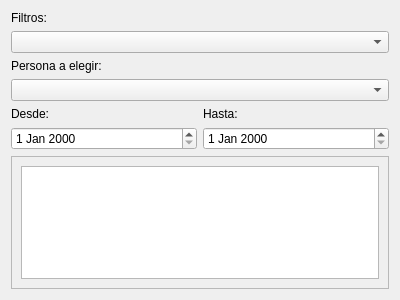
<?xml version="1.0" encoding="UTF-8"?>
<ui version="4.0">
 <class>PantallaPartidas</class>
 <widget class="QWidget" name="PantallaPartidas">
  <property name="geometry">
   <rect>
    <x>0</x>
    <y>0</y>
    <width>400</width>
    <height>300</height>
   </rect>
  </property>
  <property name="windowTitle">
   <string>Form</string>
  </property>
  <layout class="QGridLayout" name="gridLayout_2">
   <item row="0" column="0">
    <layout class="QGridLayout" name="gridLayout">
     <item row="5" column="0">
      <widget class="QLabel" name="label_persona">
       <property name="text">
        <string>Persona a elegir:</string>
       </property>
       <property name="alignment">
        <set>Qt::AlignmentFlag::AlignBottom|Qt::AlignmentFlag::AlignLeading|Qt::AlignmentFlag::AlignLeft</set>
       </property>
      </widget>
     </item>
     <item row="3" column="0">
      <widget class="QLabel" name="label_filtros">
       <property name="text">
        <string>Filtros:</string>
       </property>
       <property name="alignment">
        <set>Qt::AlignmentFlag::AlignBottom|Qt::AlignmentFlag::AlignLeading|Qt::AlignmentFlag::AlignLeft</set>
       </property>
      </widget>
     </item>
     <item row="7" column="1">
      <widget class="QLabel" name="label_4">
       <property name="text">
        <string>Hasta:</string>
       </property>
      </widget>
     </item>
     <item row="7" column="0">
      <widget class="QLabel" name="label_3">
       <property name="text">
        <string>Desde:</string>
       </property>
      </widget>
     </item>
     <item row="6" column="0" colspan="2">
      <widget class="QComboBox" name="comboBox_personas"/>
     </item>
     <item row="8" column="1">
      <widget class="QDateEdit" name="dateEdit_final"/>
     </item>
     <item row="8" column="0">
      <widget class="QDateEdit" name="dateEdit_inicial">
       <property name="sizePolicy">
        <sizepolicy hsizetype="Minimum" vsizetype="Fixed">
         <horstretch>0</horstretch>
         <verstretch>0</verstretch>
        </sizepolicy>
       </property>
       <property name="dateTime">
        <datetime>
         <hour>21</hour>
         <minute>0</minute>
         <second>0</second>
         <year>2000</year>
         <month>1</month>
         <day>1</day>
        </datetime>
       </property>
      </widget>
     </item>
     <item row="4" column="0" colspan="2">
      <widget class="QComboBox" name="comboBox">
       <property name="sizePolicy">
        <sizepolicy hsizetype="Preferred" vsizetype="Maximum">
         <horstretch>0</horstretch>
         <verstretch>0</verstretch>
        </sizepolicy>
       </property>
      </widget>
     </item>
     <item row="9" column="0" colspan="2">
      <widget class="QScrollArea" name="scrollArea">
       <property name="mouseTracking">
        <bool>false</bool>
       </property>
       <property name="widgetResizable">
        <bool>true</bool>
       </property>
       <widget class="QWidget" name="scrollAreaWidgetContents">
        <property name="geometry">
         <rect>
          <x>0</x>
          <y>-20</y>
          <width>357</width>
          <height>107</height>
         </rect>
        </property>
        <layout class="QGridLayout" name="gridLayout_3">
         <item row="0" column="0">
          <widget class="QTableView" name="tableView"/>
         </item>
        </layout>
       </widget>
      </widget>
     </item>
    </layout>
   </item>
  </layout>
 </widget>
 <resources/>
 <connections/>
</ui>
